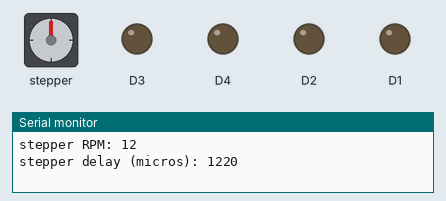
This program was run on a simulated ESP8266 (NodeMCU). On the bench: stepper motor, output pins drawn as LEDs (lit = HIGH), the last lines printed to the serial monitor. Stepper angles assume 4096 steps per turn.

Above: at 1.05 s.
At 2.95 s:
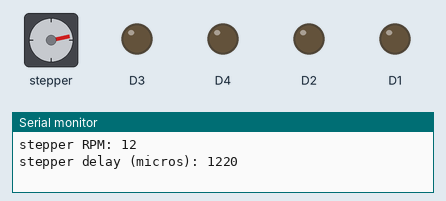
At 4.9 s:
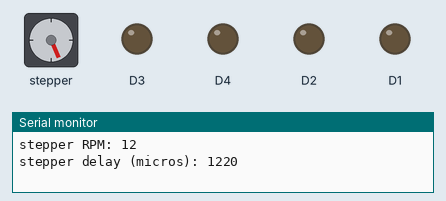
At 8.8 s:
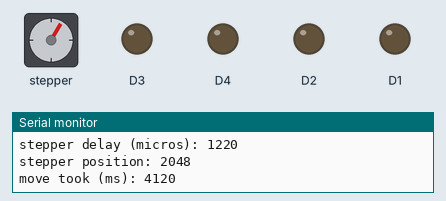
Timing chart, 0 to 11.7 s (numbered marks = the images above):
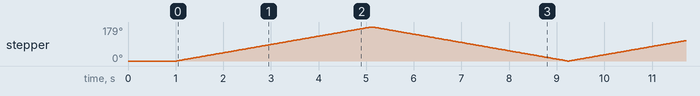

The program:

main.cpp
```cpp
/*
 * cheapStepper_newMoveTo.ino
 * ///////////////////////////////////////////
 * using CheapStepper Arduino library v.0.2.0
 * created by Tyler Henry, 7/2016
 * ///////////////////////////////////////////
 *
 * This sketch illustrates the library's
 * "non-blocking" move functions -
 * i.e. you can perform moves with the stepper over time
 * while still running other code in your loop()
 *
 * This can be useful if your Arduino is multi-tasking,
 * but be careful: if the other code in your loop()
 * slows down your Arduino, the stepper motor may
 * slow down or move with a stutter
 *
 * //////////////////////////////////////////////////////
 */

// first, include the library :)

#include <CheapStepper.h>

// next, declare the stepper
// and connect pins 8,9,10,11 to IN1,IN2,IN3,IN4 on ULN2003 board

CheapStepper stepper (D1,D2,D3,D4);


 // let's also create a boolean variable to save the direction of our rotation
 // and a timer variable to keep track of move times

bool moveClockwise = true;
unsigned long moveStartTime = 0; // this will save the time (millis()) when we started each new move


void setup() {
  pinMode(D1, OUTPUT);
  pinMode(D2, OUTPUT);
  pinMode(D3, OUTPUT);
  pinMode(D4, OUTPUT);
  delay(1000);

  // let's run the stepper at 12rpm (if using 5V power) - the default is ~16 rpm

  stepper.setRpm(12);

  // let's print out the RPM to make sure the setting worked

  Serial.begin(9600);
  Serial.print("stepper RPM: "); Serial.print(stepper.getRpm());
  Serial.println();

  // and let's print the delay time (in microseconds) between each step
  // the delay is based on the RPM setting:
  // it's how long the stepper will wait before each step

  Serial.print("stepper delay (micros): "); Serial.print(stepper.getDelay());
  Serial.println(); Serial.println();

  // now let's set up our first move...
  // let's move a half rotation from the start point

  stepper.newMoveTo(moveClockwise, 2048);
  /* this is the same as:
   * stepper.newMoveToDegree(clockwise, 180);
   * because there are 4096 (default) steps in a full rotation
   */
  moveStartTime = millis(); // let's save the time at which we started this move

}

void loop() {

  // we need to call run() during loop()
  // in order to keep the stepper moving
  // if we are using non-blocking moves

  stepper.run();

  ////////////////////////////////
  // now the stepper is moving, //
  // let's do some other stuff! //
  ////////////////////////////////

  // let's check how many steps are left in the current move:

  int stepsLeft = stepper.getStepsLeft();

  // if the current move is done...

  if (stepsLeft == 0){

    // let's print the position of the stepper to serial

    Serial.print("stepper position: "); Serial.print(stepper.getStep());
    Serial.println();

    // and now let's print the time the move took

    unsigned long timeTook = millis() - moveStartTime; // calculate time elapsed since move start
    Serial.print("move took (ms): "); Serial.print(timeTook);
    Serial.println(); Serial.println();

    // let's start a new move in the reverse direction

    moveClockwise = !moveClockwise; // reverse direction
    stepper.newMoveDegrees (moveClockwise, 180); // move 180 degrees from current position
    moveStartTime = millis(); // reset move start time

  }

}
```

Measured:
- by itself, stepper: turns 179° clockwise in 4.1 s, then 179° counter-clockwise in 4.1 s, repeating every 8.2 s
